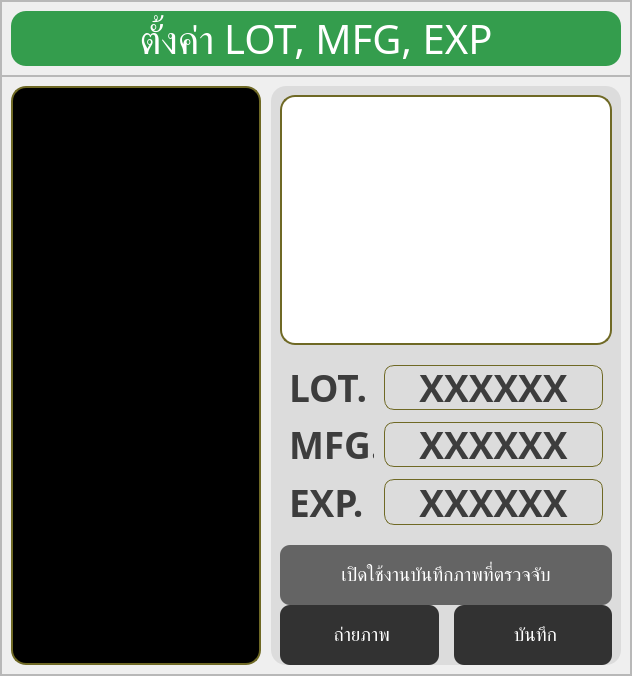
         <widget class="QWidget" name="lme_settings_page">
          <layout class="QVBoxLayout" name="verticalLayout_11">
           <property name="spacing">
            <number>0</number>
           </property>
           <property name="leftMargin">
            <number>0</number>
           </property>
           <property name="topMargin">
            <number>0</number>
           </property>
           <property name="rightMargin">
            <number>0</number>
           </property>
           <property name="bottomMargin">
            <number>0</number>
           </property>
           <item>
            <widget class="QFrame" name="setting_frame">
             <property name="frameShape">
              <enum>QFrame::Shape::StyledPanel</enum>
             </property>
             <property name="frameShadow">
              <enum>QFrame::Shadow::Raised</enum>
             </property>
             <layout class="QVBoxLayout" name="verticalLayout_37">
              <property name="spacing">
               <number>0</number>
              </property>
              <property name="leftMargin">
               <number>0</number>
              </property>
              <property name="topMargin">
               <number>0</number>
              </property>
              <property name="rightMargin">
               <number>0</number>
              </property>
              <property name="bottomMargin">
               <number>0</number>
              </property>
              <item>
               <widget class="QFrame" name="setting_title_frame">
                <property name="minimumSize">
                 <size>
                  <width>0</width>
                  <height>70</height>
                 </size>
                </property>
                <property name="maximumSize">
                 <size>
                  <width>16777215</width>
                  <height>80</height>
                 </size>
                </property>
                <property name="frameShape">
                 <enum>QFrame::Shape::StyledPanel</enum>
                </property>
                <property name="frameShadow">
                 <enum>QFrame::Shadow::Raised</enum>
                </property>
                <layout class="QHBoxLayout" name="horizontalLayout_18">
                 <item>
                  <widget class="QLabel" name="setting_title">
                   <property name="minimumSize">
                    <size>
                     <width>0</width>
                     <height>50</height>
                    </size>
                   </property>
                   <property name="maximumSize">
                    <size>
                     <width>16777215</width>
                     <height>65</height>
                    </size>
                   </property>
                   <property name="font">
                    <font>
                     <family>Kanit</family>
                     <pointsize>30</pointsize>
                    </font>
                   </property>
                   <property name="styleSheet">
                    <string notr="true">background-color: rgb(52, 157, 77);
color: rgb(255, 255, 255);
border-radius: 15px;</string>
                   </property>
                   <property name="text">
                    <string>ตั้งค่า LOT, MFG, EXP</string>
                   </property>
                   <property name="alignment">
                    <set>Qt::AlignmentFlag::AlignCenter</set>
                   </property>
                  </widget>
                 </item>
                </layout>
               </widget>
              </item>
              <item>
               <widget class="QFrame" name="weighingSettings_Frame">
                <property name="styleSheet">
                 <string notr="true">QLabel {
	color: rgb(60, 60, 60);
	border: none;
	margin: 0;
}</string>
                </property>
                <property name="frameShape">
                 <enum>QFrame::Shape::StyledPanel</enum>
                </property>
                <property name="frameShadow">
                 <enum>QFrame::Shadow::Raised</enum>
                </property>
                <layout class="QHBoxLayout" name="horizontalLayout_14">
                 <property name="spacing">
                  <number>10</number>
                 </property>
                 <item>
                  <widget class="QLabel" name="webcam_setting_monitor">
                   <property name="minimumSize">
                    <size>
                     <width>250</width>
                     <height>0</height>
                    </size>
                   </property>
                   <property name="maximumSize">
                    <size>
                     <width>16777215</width>
                     <height>16777215</height>
                    </size>
                   </property>
                   <property name="styleSheet">
                    <string notr="true">QLabel {
	border: solid;
	border-width: 2px;
	border-color: rgb(111, 105, 37);
	border-radius: 15px;
	padding: 10px;
	background-color: rgb(0, 0, 0);
}
</string>
                   </property>
                   <property name="text">
                    <string/>
                   </property>
                   <property name="pixmap">
                    <pixmap resource="resource.qrc">:/assets/icon/picture_default.png</pixmap>
                   </property>
                   <property name="scaledContents">
                    <bool>true</bool>
                   </property>
                  </widget>
                 </item>
                 <item>
                  <widget class="QWidget" name="set_widget" native="true">
                   <property name="minimumSize">
                    <size>
                     <width>350</width>
                     <height>0</height>
                    </size>
                   </property>
                   <property name="maximumSize">
                    <size>
                     <width>350</width>
                     <height>16777215</height>
                    </size>
                   </property>
                   <property name="styleSheet">
                    <string notr="true">QWidget {
	background-color: rgb(220, 220, 220);
	border-radius: 15px;
}</string>
                   </property>
                   <layout class="QVBoxLayout" name="verticalLayout_8">
                    <property name="spacing">
                     <number>0</number>
                    </property>
                    <property name="rightMargin">
                     <number>9</number>
                    </property>
                    <property name="bottomMargin">
                     <number>0</number>
                    </property>
                    <item>
                     <widget class="QLabel" name="webcam_setting_view">
                      <property name="minimumSize">
                       <size>
                        <width>250</width>
                        <height>250</height>
                       </size>
                      </property>
                      <property name="maximumSize">
                       <size>
                        <width>16777215</width>
                        <height>250</height>
                       </size>
                      </property>
                      <property name="styleSheet">
                       <string notr="true">QLabel {
	border: solid;
	border-width: 2px;
	border-color: rgb(111, 105, 37);
	border-radius: 15px;
	background-color: rgb(255, 255, 255);
	padding: 10px;
}
</string>
                      </property>
                      <property name="text">
                       <string/>
                      </property>
                      <property name="pixmap">
                       <pixmap resource="resource.qrc">:/assets/icon/picture_default.png</pixmap>
                      </property>
                      <property name="scaledContents">
                       <bool>true</bool>
                      </property>
                     </widget>
                    </item>
                    <item>
                     <widget class="QWidget" name="widget_7" native="true">
                      <property name="maximumSize">
                       <size>
                        <width>16777215</width>
                        <height>200</height>
                       </size>
                      </property>
                      <layout class="QFormLayout" name="formLayout">
                       <property name="horizontalSpacing">
                        <number>10</number>
                       </property>
                       <property name="verticalSpacing">
                        <number>12</number>
                       </property>
                       <property name="topMargin">
                        <number>20</number>
                       </property>
                       <property name="bottomMargin">
                        <number>20</number>
                       </property>
                       <item row="0" column="0">
                        <widget class="QLabel" name="lot_set_label">
                         <property name="maximumSize">
                          <size>
                           <width>85</width>
                           <height>16777215</height>
                          </size>
                         </property>
                         <property name="font">
                          <font>
                           <family>Kanit</family>
                           <pointsize>28</pointsize>
                           <bold>true</bold>
                          </font>
                         </property>
                         <property name="styleSheet">
                          <string notr="true">color: rgb(61, 61, 61);</string>
                         </property>
                         <property name="text">
                          <string>LOT.</string>
                         </property>
                         <property name="alignment">
                          <set>Qt::AlignmentFlag::AlignLeading|Qt::AlignmentFlag::AlignLeft|Qt::AlignmentFlag::AlignVCenter</set>
                         </property>
                        </widget>
                       </item>
                       <item row="0" column="1">
                        <widget class="QPushButton" name="lot_set">
                         <property name="font">
                          <font>
                           <family>Kanit</family>
                           <pointsize>28</pointsize>
                           <bold>true</bold>
                          </font>
                         </property>
                         <property name="styleSheet">
                          <string notr="true">color: rgb(61, 61, 61);
border: solid;
border-width: 1px;
border-color: rgb(111, 105, 37);
border-radius: 10px;</string>
                         </property>
                         <property name="text">
                          <string>XXXXXX</string>
                         </property>
                        </widget>
                       </item>
                       <item row="1" column="0">
                        <widget class="QLabel" name="mfg_set_label">
                         <property name="minimumSize">
                          <size>
                           <width>50</width>
                           <height>0</height>
                          </size>
                         </property>
                         <property name="maximumSize">
                          <size>
                           <width>85</width>
                           <height>16777215</height>
                          </size>
                         </property>
                         <property name="font">
                          <font>
                           <family>Kanit</family>
                           <pointsize>28</pointsize>
                           <bold>true</bold>
                          </font>
                         </property>
                         <property name="styleSheet">
                          <string notr="true">color: rgb(61, 61, 61);</string>
                         </property>
                         <property name="text">
                          <string>MFG.</string>
                         </property>
                         <property name="alignment">
                          <set>Qt::AlignmentFlag::AlignLeading|Qt::AlignmentFlag::AlignLeft|Qt::AlignmentFlag::AlignVCenter</set>
                         </property>
                        </widget>
                       </item>
                       <item row="1" column="1">
                        <widget class="QPushButton" name="mfg_set">
                         <property name="font">
                          <font>
                           <family>Kanit</family>
                           <pointsize>28</pointsize>
                           <bold>true</bold>
                          </font>
                         </property>
                         <property name="styleSheet">
                          <string notr="true">color: rgb(61, 61, 61);
border: solid;
border-width: 1px;
border-color: rgb(111, 105, 37);
border-radius: 10px;</string>
                         </property>
                         <property name="text">
                          <string>XXXXXX</string>
                         </property>
                        </widget>
                       </item>
                       <item row="2" column="0">
                        <widget class="QLabel" name="exp_set_label">
                         <property name="maximumSize">
                          <size>
                           <width>85</width>
                           <height>16777215</height>
                          </size>
                         </property>
                         <property name="font">
                          <font>
                           <family>Kanit</family>
                           <pointsize>28</pointsize>
                           <bold>true</bold>
                          </font>
                         </property>
                         <property name="styleSheet">
                          <string notr="true">color: rgb(61, 61, 61);</string>
                         </property>
                         <property name="text">
                          <string>EXP.</string>
                         </property>
                         <property name="alignment">
                          <set>Qt::AlignmentFlag::AlignLeading|Qt::AlignmentFlag::AlignLeft|Qt::AlignmentFlag::AlignVCenter</set>
                         </property>
                        </widget>
                       </item>
                       <item row="2" column="1">
                        <widget class="QPushButton" name="exp_set">
                         <property name="font">
                          <font>
                           <family>Kanit</family>
                           <pointsize>28</pointsize>
                           <bold>true</bold>
                          </font>
                         </property>
                         <property name="styleSheet">
                          <string notr="true">color: rgb(61, 61, 61);
border: solid;
border-width: 1px;
border-color: rgb(111, 105, 37);
border-radius: 10px;</string>
                         </property>
                         <property name="text">
                          <string>XXXXXX</string>
                         </property>
                        </widget>
                       </item>
                      </layout>
                     </widget>
                    </item>
                    <item>
                     <widget class="QPushButton" name="save_images_detection">
                      <property name="maximumSize">
                       <size>
                        <width>16777215</width>
                        <height>60</height>
                       </size>
                      </property>
                      <property name="font">
                       <font>
                        <family>Kanit</family>
                        <pointsize>14</pointsize>
                       </font>
                      </property>
                      <property name="styleSheet">
                       <string notr="true">QPushButton {
	background-color: rgb(100, 100, 100);
	color: rgb(161, 161, 161);
	color: white;
	text-align: center;
	height: 30px;
	border: none;
	border-radius: 10px;
	padding: 15px;
}

QPushButton:checked {
	background-color: rgb(50, 50, 50);
}</string>
                      </property>
                      <property name="text">
                       <string>เปิดใช้งานบันทึกภาพที่ตรวจจับ</string>
                      </property>
                      <property name="icon">
                       <iconset resource="resource.qrc">
                        <normaloff>:/assets/icon/save-images.png</normaloff>:/assets/icon/save-images.png</iconset>
                      </property>
                      <property name="iconSize">
                       <size>
                        <width>40</width>
                        <height>40</height>
                       </size>
                      </property>
                      <property name="checkable">
                       <bool>true</bool>
                      </property>
                     </widget>
                    </item>
                    <item>
                     <widget class="QWidget" name="widget_3" native="true">
                      <property name="maximumSize">
                       <size>
                        <width>16777215</width>
                        <height>77</height>
                       </size>
                      </property>
                      <property name="styleSheet">
                       <string notr="true">QPushButton {
	background-color: rgb(50, 50, 50);
	color: rgb(255, 255, 255);
	border-radius: 10px;
}
QPushButton:pressed {
	background-color: rgb(100, 100, 100);
}
</string>
                      </property>
                      <layout class="QHBoxLayout" name="horizontalLayout_5">
                       <property name="spacing">
                        <number>15</number>
                       </property>
                       <property name="leftMargin">
                        <number>0</number>
                       </property>
                       <property name="topMargin">
                        <number>0</number>
                       </property>
                       <property name="rightMargin">
                        <number>0</number>
                       </property>
                       <property name="bottomMargin">
                        <number>0</number>
                       </property>
                       <item>
                        <widget class="QPushButton" name="capture_set">
                         <property name="minimumSize">
                          <size>
                           <width>0</width>
                           <height>60</height>
                          </size>
                         </property>
                         <property name="maximumSize">
                          <size>
                           <width>16777215</width>
                           <height>60</height>
                          </size>
                         </property>
                         <property name="font">
                          <font>
                           <family>Kanit</family>
                           <pointsize>14</pointsize>
                           <italic>false</italic>
                           <fontweight>Medium</fontweight>
                          </font>
                         </property>
                         <property name="styleSheet">
                          <string notr="true"/>
                         </property>
                         <property name="text">
                          <string> ถ่ายภาพ</string>
                         </property>
                         <property name="icon">
                          <iconset resource="resource.qrc">
                           <normaloff>:/assets/icon/camera.png</normaloff>:/assets/icon/camera.png</iconset>
                         </property>
                         <property name="iconSize">
                          <size>
                           <width>40</width>
                           <height>40</height>
                          </size>
                         </property>
                        </widget>
                       </item>
                       <item>
                        <widget class="QPushButton" name="save_set">
                         <property name="minimumSize">
                          <size>
                           <width>0</width>
                           <height>60</height>
                          </size>
                         </property>
                         <property name="maximumSize">
                          <size>
                           <width>16777215</width>
                           <height>60</height>
                          </size>
                         </property>
                         <property name="font">
                          <font>
                           <family>Kanit</family>
                           <pointsize>14</pointsize>
                           <italic>false</italic>
                           <fontweight>Medium</fontweight>
                          </font>
                         </property>
                         <property name="styleSheet">
                          <string notr="true"/>
                         </property>
                         <property name="text">
                          <string> บันทึก</string>
                         </property>
                         <property name="icon">
                          <iconset resource="resource.qrc">
                           <normaloff>:/assets/icon/save.png</normaloff>:/assets/icon/save.png</iconset>
                         </property>
                         <property name="iconSize">
                          <size>
                           <width>30</width>
                           <height>30</height>
                          </size>
                         </property>
                        </widget>
                       </item>
                      </layout>
                     </widget>
                    </item>
                   </layout>
                  </widget>
                 </item>
                </layout>
               </widget>
              </item>
             </layout>
            </widget>
           </item>
          </layout>
         </widget>
